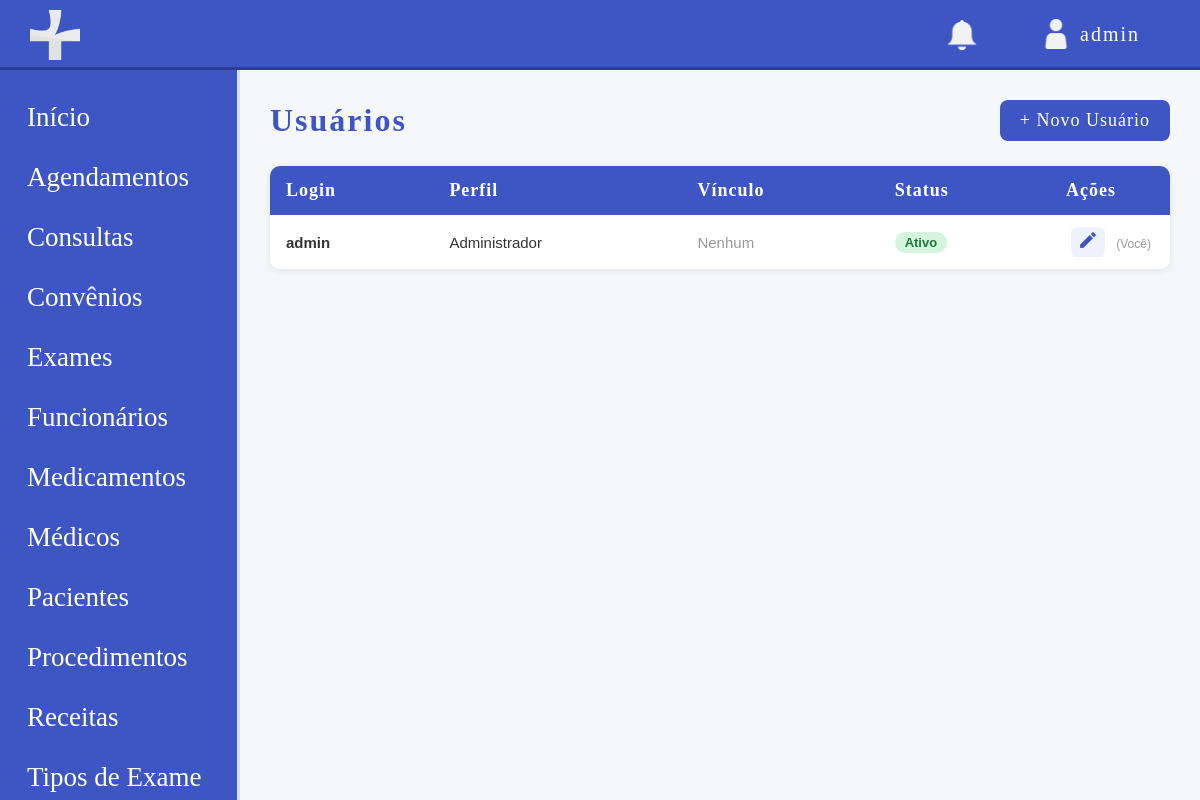
/modulos/usuarios/listar_usuario.php (signed in), run on an earlier commit of the app's database.
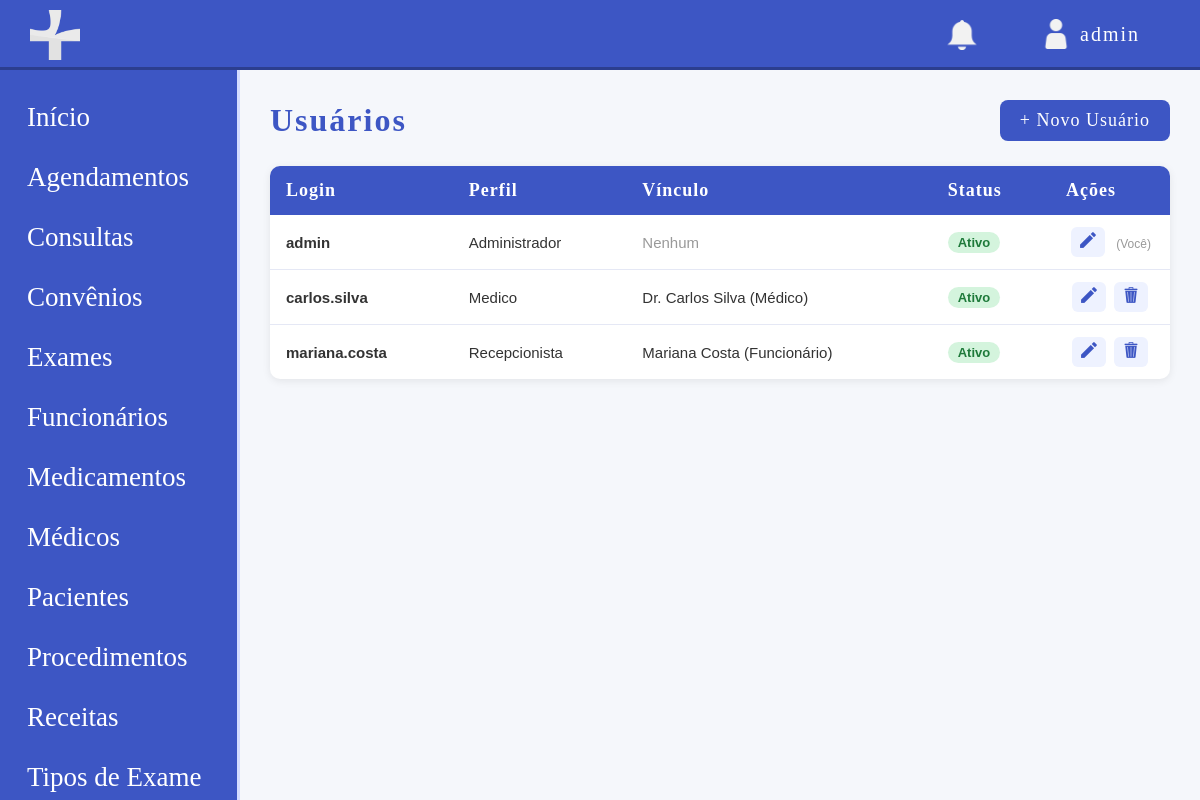
And on a later commit of the database.
### tables this page shows
CREATE TABLE usuario (
    id INT UNSIGNED NOT NULL AUTO_INCREMENT,
    id_funcionario INT UNSIGNED DEFAULT NULL,
    id_medico INT UNSIGNED DEFAULT NULL,
    id_paciente INT UNSIGNED DEFAULT NULL,
    login VARCHAR(50) NOT NULL,
    senha_hash VARCHAR(255) NOT NULL,
    perfil ENUM('Paciente', 'Recepcionista', 'Administrador', 'Financeiro', 'Medico') NOT NULL,
    ativo TINYINT(1) NOT NULL DEFAULT 1,
    data_registro TIMESTAMP DEFAULT CURRENT_TIMESTAMP,
    PRIMARY KEY (id),
    UNIQUE KEY uk_usuario_login (login),
    KEY fk_usuario_funcionario (id_funcionario),
    KEY fk_usuario_medico (id_medico),
    KEY fk_usuario_paciente (id_paciente),
    CONSTRAINT fk_usuario_funcionario FOREIGN KEY (id_funcionario) REFERENCES funcionario (id),
    CONSTRAINT fk_usuario_medico FOREIGN KEY (id_medico) REFERENCES medico (id),
    CONSTRAINT fk_usuario_paciente FOREIGN KEY (id_paciente) REFERENCES paciente (id),
    CONSTRAINT chk_usuario_vinculo_unico CHECK (
        (id_funcionario IS NOT NULL AND id_medico IS NULL AND id_paciente IS NULL) OR
        (id_funcionario IS NULL AND id_medico IS NOT NULL AND id_paciente IS NULL) OR
        (id_funcionario IS NULL AND id_medico IS NULL AND id_paciente IS NOT NULL) OR
        (id_funcionario IS NULL AND id_medico IS NULL AND id_paciente IS NULL)
    )
);

CREATE TABLE medico (
    id INT UNSIGNED NOT NULL AUTO_INCREMENT,
    nome VARCHAR(50) NOT NULL,
    email VARCHAR(100) NOT NULL,
    crm VARCHAR(20) NOT NULL,
    especialidade VARCHAR(50) DEFAULT NULL,
    cpf CHAR(14) NOT NULL,
    rg VARCHAR(20) NOT NULL,
    data_nascimento DATE NOT NULL,
    telefone VARCHAR(20) NOT NULL,
    cep CHAR(9) NOT NULL,
    estado VARCHAR(50) NOT NULL,
    cidade VARCHAR(50) NOT NULL,
    bairro VARCHAR(50) NOT NULL,
    rua VARCHAR(200) NOT NULL,
    numero VARCHAR(15) NOT NULL,
    salario DECIMAL(10,2) NOT NULL,
    status ENUM('ATIVO', 'INATIVO') NOT NULL DEFAULT 'ATIVO',
    data_registro TIMESTAMP DEFAULT CURRENT_TIMESTAMP,
    PRIMARY KEY (id),
    UNIQUE KEY CRMS (crm),
    UNIQUE KEY cpf (cpf),
    UNIQUE KEY rg (rg)
);

CREATE TABLE funcionario (
    id INT UNSIGNED NOT NULL AUTO_INCREMENT,
    nome VARCHAR(50) NOT NULL,
    email VARCHAR(100) NOT NULL,
    cpf CHAR(14) NOT NULL,
    rg VARCHAR(20) NOT NULL,
    data_nascimento DATE NOT NULL,
    telefone VARCHAR(20) NOT NULL,
    cep CHAR(9) NOT NULL,
    estado VARCHAR(50) NOT NULL,
    cidade VARCHAR(50) NOT NULL,
    bairro VARCHAR(50) NOT NULL,
    rua VARCHAR(200) NOT NULL,
    numero VARCHAR(15) NOT NULL,
    salario DECIMAL(10,2) NOT NULL,
    cargo VARCHAR(50) NOT NULL,
    status ENUM('ATIVO', 'INATIVO') NOT NULL DEFAULT 'ATIVO',
    data_registro TIMESTAMP DEFAULT CURRENT_TIMESTAMP,
    PRIMARY KEY (id),
    UNIQUE KEY cpf (cpf),
    UNIQUE KEY rg (rg)
);

### modulos/usuarios/listar_usuario.php (the view, shortened to what this page needs)
<?php
require '../../config/conexao.php';
$base = '/site-clinicamedica';
$sql = "SELECT u.*,
               f.nome AS nome_funcionario,
               m.nome AS nome_medico,
               p.nome AS nome_paciente
        FROM usuario u
        LEFT JOIN funcionario f ON u.id_funcionario = f.id
        LEFT JOIN medico m ON u.id_medico = m.id
        LEFT JOIN paciente p ON u.id_paciente = p.id
        ORDER BY u.ativo DESC, u.login ASC";
$usuarios = $pdo->query($sql)->fetchAll();
?>
<!DOCTYPE html>
<html lang="pt-br">
<head>
    <link rel="stylesheet" href="<?php echo $base; ?>/css/style.css">
</head>
<body class="dashbody">
    <?php include '../../includes/header.php'; ?>
    <div class="layout">
        <?php include '../../includes/sidebar.php'; ?>
        <main class="main">
            <div class="pagina-topo">
                <h1>Usuários</h1>
                <a href="cadastrar_usuario.php" class="btn-novo">+ Novo Usuário</a>
            </div>
            <?php if (count($usuarios) === 0): ?>
                <div class="vazio">
                    <p>Nenhum usuário cadastrado ainda.</p>
                    <a href="cadastrar_usuario.php" class="btn-novo">Cadastrar o primeiro</a>
                </div>
            <?php else: ?>
                <table class="tabela">
                    <thead>
                        <tr>
                            <th>Login</th>
                            <th>Perfil</th>
                            <th>Vínculo</th>
                            <th>Status</th>
                            <th style="width: 120px;">Ações</th>
                        </tr>
                    </thead>
                    <tbody>
                        <?php foreach ($usuarios as $u): ?>
                            <tr class="<?php echo $u['ativo'] ? '' : 'linha-inativa'; ?>">
                                <td><strong><?php echo htmlspecialchars($u['login']); ?></strong></td>
                                <td><?php echo htmlspecialchars($u['perfil']); ?></td>
                                <td>
                                    <?php
                                    $nome_vinculo = '';
                                    if ($u['id_funcionario']) $nome_vinculo = $u['nome_funcionario'] . ' (Funcionário)';
                                    elseif ($u['id_medico']) $nome_vinculo = $u['nome_medico'] . ' (Médico)';
                                    elseif ($u['id_paciente']) $nome_vinculo = $u['nome_paciente'] . ' (Paciente)';
                                    if ($nome_vinculo) {
                                        echo htmlspecialchars($nome_vinculo);
                                    } else {
                                        echo '<span style="color: #999;">Nenhum</span>';
                                    }
                                    ?>
                                </td>
                                <td>
                                    <?php if ($u['ativo']): ?>
                                        <span class="tag tag-ativo">Ativo</span>
                                    <?php else: ?>
                                        <span class="tag tag-inativo">Inativo</span>
                                    <?php endif; ?>
                                </td>
                                <td class="acoes">
                                    <a href="editar_usuario.php?id=<?php echo $u['id']; ?>" class="btn-acao" title="Editar">
                                        <img src="../../img/editar_icon.png" class="iconeacao" alt="Editar">
                                    </a>
                                    <?php if ($u['id'] != $_SESSION['usuario_id']): ?>
                                        <a href="excluir_usuario.php?id=<?php echo $u['id']; ?>"
                                        class="btn-acao btn-excluir"
                                        title="Excluir"
                                        onclick="return confirm('Tem certeza que deseja excluir este usuário?');">
                                            <img src="../../img/excluir_icon.png" class="iconeacao" alt="Excluir">
                                        </a>
                                    <?php else: ?>
                                        <span style="font-size: 12px; color: #999; margin-left: 5px;" title="Você não pode excluir a si mesmo">(Você)</span>
                                    <?php endif; ?>
                                </td>
                            </tr>
                        <?php endforeach; ?>
                    </tbody>
                </table>
            <?php endif; ?>
        </main>
    </div>
</body>
</html>

What changed in the data, as far as the page shows it:
added usuario: login "carlos.silva", perfil "Medico", id_medico.nome "Dr. Carlos Silva (Médico)", ativo "Ativo"
added usuario: login "mariana.costa", perfil "Recepcionista", id_funcionario.nome "Mariana Costa (Funcionário)", ativo "Ativo"
